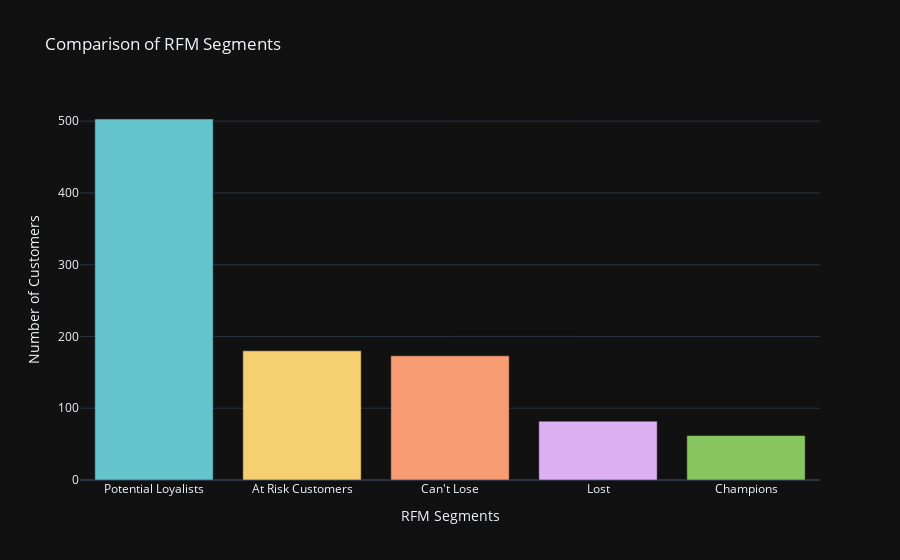

The cell this chart's notebook holds for it:
### Code cell
import plotly.colors

pastel_colors = plotly.colors.qualitative.Pastel

segment_counts = data['RFM Customer Segments'].value_counts()

# Create a bar chart to compare segment counts
fig = go.Figure(data=[go.Bar(x=segment_counts.index, y=segment_counts.values,
                             marker=dict(color=pastel_colors))])

# Set the color of the Champions segment as a different color
# champions_color = 'rgb(158, 202, 225)'
# fig.update_traces(marker_color=[champions_color if segment == 'Champions' else pastel_colors[i]
#                                 for i, segment in enumerate(segment_counts.index)],
#                   marker_line_color='rgb(8, 48, 107)',
#                   marker_line_width=1.5, opacity=0.6)

# Update the layout
fig.update_layout(title='Comparison of RFM Segments',
                  xaxis_title='RFM Segments',
                  yaxis_title='Number of Customers',
                  showlegend=False)

fig.show()

### Figure 1 — Plotly figure (JSON) as saved in the notebook; plotly's stock layout.template omitted (floating-point values rounded to 4 significant figures)
{"data": [{"marker": {"color": ["rgb(102, 197, 204)", "rgb(246, 207, 113)", "rgb(248, 156, 116)", "rgb(220, 176, 242)", "rgb(135, 197, 95)", "rgb(158, 185, 243)", "rgb(254, 136, 177)", "rgb(201, 219, 116)", "rgb(139, 224, 164)", "rgb(180, 151, 231)", "rgb(179, 179, 179)"]}, "x": ["Potential Loyalists", "At Risk Customers", "Can't Lose", "Lost", "Champions"], "y": [503, 180, 173, 82, 62], "type": "bar"}], "layout": {"title": {"text": "Comparison of RFM Segments"}, "xaxis": {"title": {"text": "RFM Segments"}}, "yaxis": {"title": {"text": "Number of Customers"}}, "showlegend": false}}
